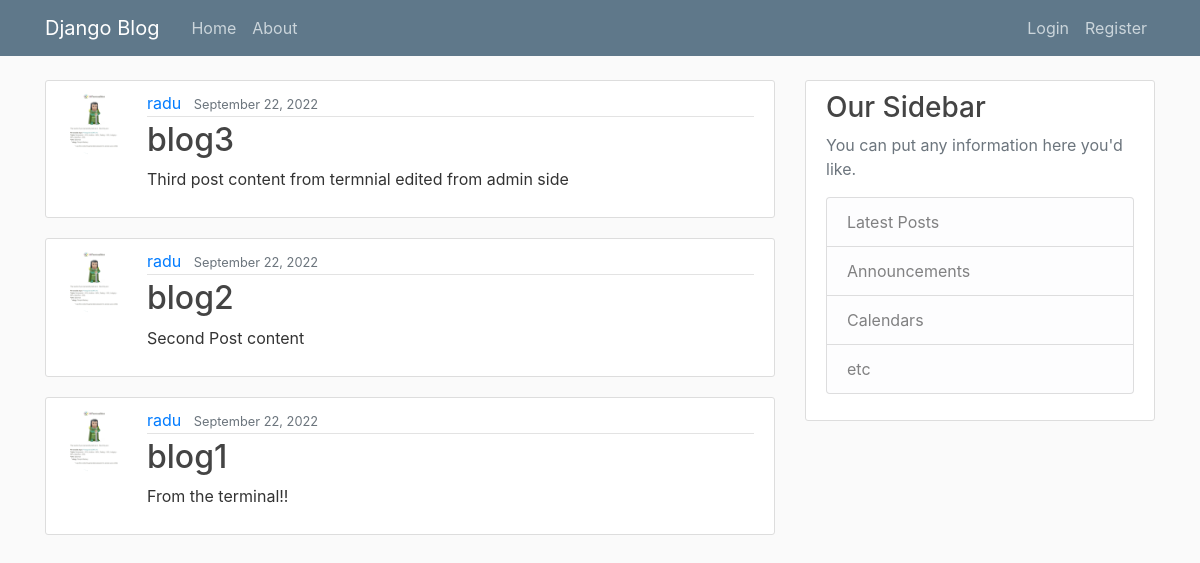
/, run on an earlier commit of the app's database.
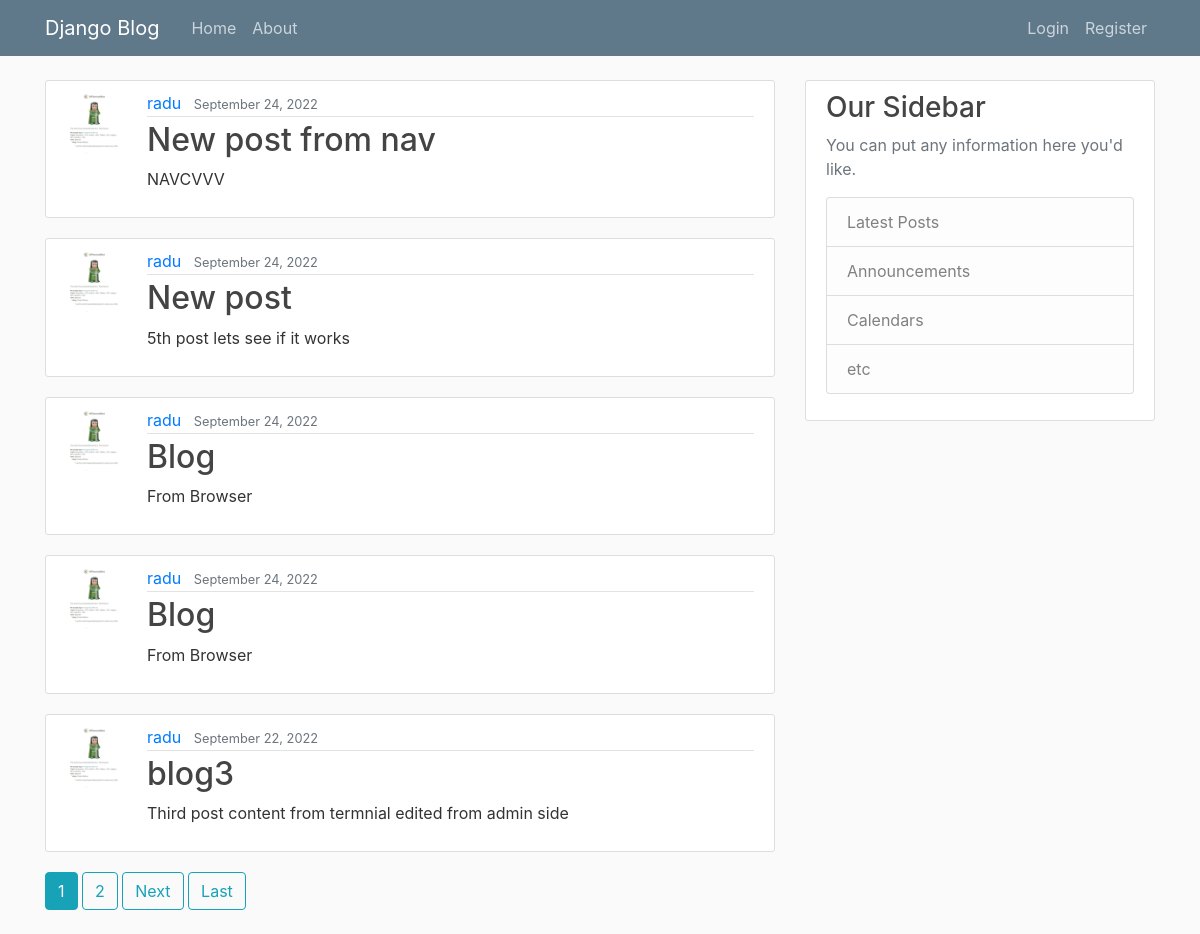
And on a later commit of the database.
### blog/models.py (models this page shows, shortened)
class Post(models.Model):
    title = models.CharField(max_length=100)
    content = models.TextField()
    date_posted = models.DateTimeField(default=timezone.now)
    author = models.ForeignKey(
        User, on_delete=models.CASCADE
    )  # Delete user will delete post

### users/models.py (models this page shows, shortened)
class Profile(models.Model):
    user = models.OneToOneField(User, on_delete=models.CASCADE)
    image = models.ImageField(default="default.jpg", upload_to="profile_pics")

### blog/views.py (the view)
# urls.py: path("", PostListView.as_view(), name="blog-home"),
class PostListView(ListView):
    model = Post
    template_name = "blog/home.html"
    context_object_name = "posts"
    ordering = ["-date_posted"]
    paginate_by = 5

### blog/templates/blog/home.html (shortened to what this page needs)
{% extends "blog/base.html" %}
{% block content %}
    {% for post in posts %}
    <article class="media content-section">
      <img class='rounded-circle article-img'src="{{ post.author.profile.image.url }}" alt="">
        <div class="media-body">
          <div class="article-metadata">
            <a class="mr-2" href="{% url 'user-posts' post.author.username %}">{{ post.author }}</a>
            <small class="text-muted">{{ post.date_posted |date:"F d, Y" }}</small>
          </div>
          <h2><a class="article-title" href="{% url 'post-detail' post.id %}">{{ post.title }}</a></h2>
          <p class="article-content">{{ post.content }}</p>
        </div>
      </article>
    {% endfor %}
    {% if is_paginated %}
      {% for num in page_obj.paginator.page_range %}
        {% if page_obj.number == num %}
          <a class ='btn btn-info mb-4'href="?page={{ num }} ">{{ num }}</a>
        {% elif num > page_obj.number|add:'-3' and num < page_obj.number|add:'3'  %}
          <a class ='btn btn-outline-info mb-4'href="?page={{ num }} ">{{ num }}</a>
        {% endif %}
      {% endfor %}
      {% if page_obj.has_next %}
        <a class ='btn btn-outline-info mb-4'href="?page={{ page_obj.next_page_number }}">Next</a>
        <a class ='btn btn-outline-info mb-4'href="?page={{ page_obj.paginator.num_pages }}">Last</a>
      {% endif %}
    {% endif %}
{% endblock content %}

### blog/templates/blog/base.html (shortened to what this page needs)
{% load static %}
<!DOCTYPE html>
<html lang="en">
<head>
    <link rel="stylesheet" href="https://cdn.jsdelivr.net/npm/bootstrap@4.0.0/dist/css/bootstrap.min.css">
    <link rel="stylesheet" type="text/css" href="{% static 'blog/main.css' %}"">
  </head>
  <body>
    <header class="site-header">
        <nav class="navbar navbar-expand-md navbar-dark bg-steel fixed-top">
          <div class="container">
            <a class="navbar-brand mr-4" href="{% url 'blog-home' %}">Django Blog</a>
            <div class="collapse navbar-collapse" id="navbarToggle">
              <div class="navbar-nav mr-auto">
                <a class="nav-item nav-link" href="{% url 'blog-home' %}">Home</a>
                <a class="nav-item nav-link" href="{% url 'blog-about' %}">About</a>
              </div>
              <div class="navbar-nav">
                {% if user.is_authenticated %}
                    <a class="nav-item nav-link" href="{% url 'logout' %}">Logout</a>
                    <a class="nav-item nav-link" href="{% url 'profile' %}">Profile</a>
                    <a class="nav-item nav-link" href="{% url 'post-create' %}">New Post</a>
                {% else %}
                    <a class="nav-item nav-link" href="{% url 'login' %}">Login</a>
                    <a class="nav-item nav-link" href="{% url 'register' %}">Register</a>
                {% endif %}
                </div>
            </div>
          </div>
        </nav>
      </header>
      <main role="main" class="container">
        <div class="row">
          <div class="col-md-8">
            {% block content %}{% endblock %}
          </div>
          <div class="col-md-4">
            <div class="content-section">
              <h3>Our Sidebar</h3>
              <p class='text-muted'>You can put any information here you'd like.
                <ul class="list-group">
                  <li class="list-group-item list-group-item-light">Latest Posts</li>
                  <li class="list-group-item list-group-item-light">Announcements</li>
                  <li class="list-group-item list-group-item-light">Calendars</li>
                  <li class="list-group-item list-group-item-light">etc</li>
                </ul>
              </p>
            </div>
          </div>
        </div>
      </main>
<body>
</body>
</html>

### blog/static/blog/main.css (style rules this page uses)
body { background: #fafafa; color: #333333; margin-top: 5rem; }
h1, h2, h3, h4, h5, h6 { color: #444444; }
ul { margin: 0; }
.bg-steel { background-color: #5f788a; }
.site-header .navbar-nav .nav-link { color: #cbd5db; }
.content-section { background: #ffffff; padding: 10px 20px; border: 1px solid #dddddd; border-radius: 3px; margin-bottom: 20px; }
.article-title { color: #444444; }
.article-content { white-space: pre-line; }
.article-img { height: 65px; width: 65px; margin-right: 16px; }
.article-metadata { padding-bottom: 1px; margin-bottom: 4px; border-bottom: 1px solid #e3e3e3 }

What changed in the data, as far as the page shows it:
no longer on this page (row unchanged): Post: author.profile.image (picture), author "radu", date_posted "September 22, 2022", title "blog2", content "Second Post content"
no longer on this page (row unchanged): Post: author.profile.image (picture), author "radu", date_posted "September 22, 2022", title "blog1", content "From the terminal!!"
added Post: author.profile.image (picture), author "radu", date_posted "September 24, 2022", title "New post from nav", content "NAVCVVV"
added Post: author.profile.image (picture), author "radu", date_posted "September 24, 2022", title "New post", content "5th post lets see if it works"
added Post: author.profile.image (picture), author "radu", date_posted "September 24, 2022", title "Blog", content "From Browser"
added Post: author.profile.image (picture), author "radu", date_posted "September 24, 2022", title "Blog", content "From Browser"
Also different on the page:
new list line: "1"
new list line: "2"
text now shown: "Next Last"
